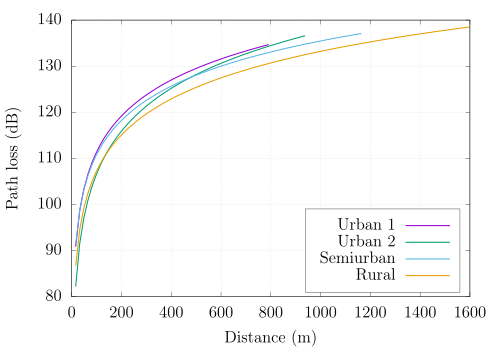

Source code (gnuplot):
#set terminal pngcairo  transparent enhanced font "arial,10" size 500, 350 
#set terminal postscript eps enhanced color "NimbusSanL-Regu" fontfile "/usr/share/texmf-texlive/fonts/type1/urw/helvetic/uhvr8a.pfb" 22
#set output 'BandWidth2013.eps'

set key box inside right bottom
set key height 1
set ylabel "Path loss (dB)"
set xlabel "Distance (m)"
set datafile separator ';'
#set datafile missing '-'
set grid xtics ytics

Urbano1(d)=(d > 1 && d < 801) ? 59.53+11.26*log(d):1/0;
Urbano2(d)=(d > 1 && d < 951) ? 44.96+13.39*log(d):1/0;
Semiurbano(d)=(d > 1 && d < 1171) ? 61.55+10.7*log(d):1/0;
Rural(d)=(d > 1 && d < 1601) ? 55.36+11.27*log(d):1/0;

#set format y "%1.2f";
#set xtics border in scale 0,0 nomirror rotate by -0 offset 0.0,0.0
#set ytics border in scale 0,0 nomirror rotate by -0 offset 0.0,0.0
set xrange [ 0:1600 ] # reverse
plot Urbano1(x) title "Urban $1$" ls 1 lw 3, \
Urbano2(x) title "Urban $2$" ls 2 lw 3, \
Semiurbano(x) title "Semiurban" ls 3 lw 3, \
Rural(x) title "Rural" ls 4 lw 3
